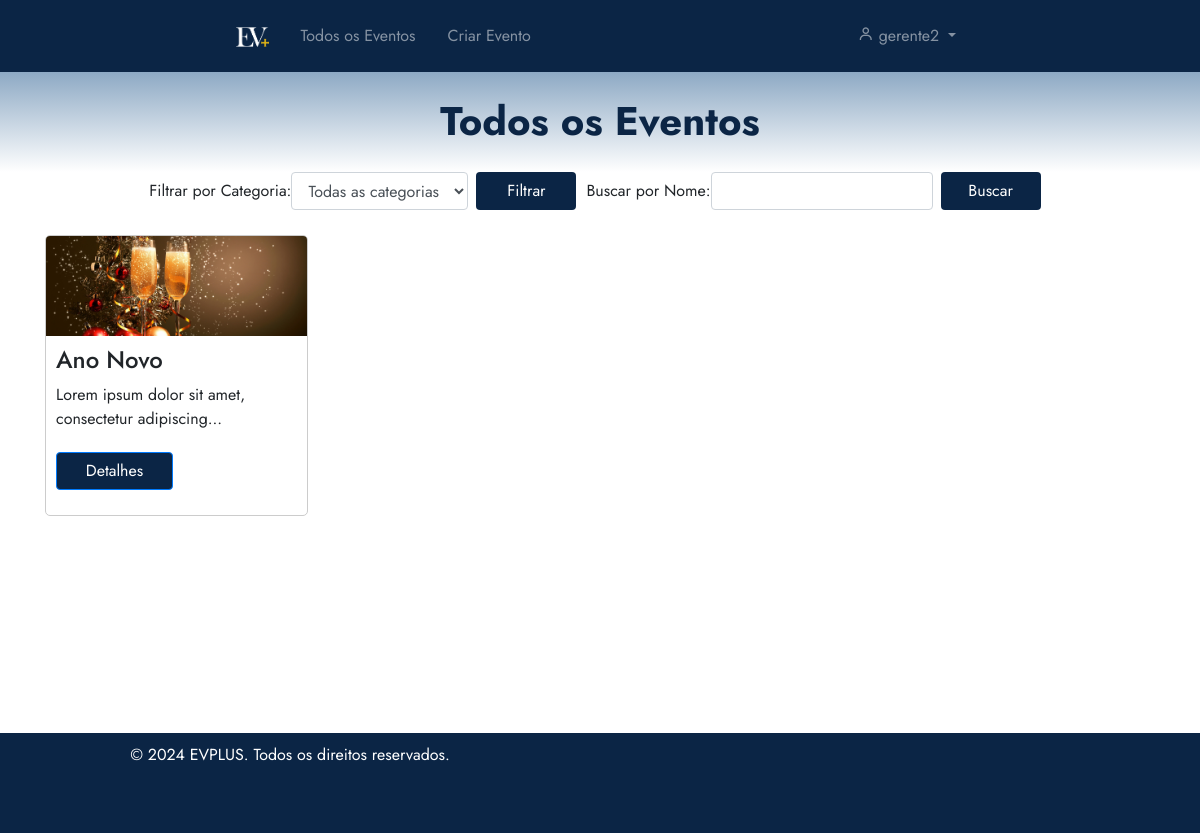
The app's page /eventos/todos-eventos/ (signed in) with its own data.
### eventos/models.py (models this page shows, shortened)
class Evento(models.Model):
    user = models.ForeignKey(User, on_delete=models.CASCADE)
    clients = models.ManyToManyField(User, through='Inscricao', related_name='eventos')
    name = models.CharField(max_length=100)
    description = models.TextField()
    local = models.CharField(max_length=100)
    date = models.DateField()
    time = models.TimeField()
    category = models.CharField(max_length=100)
    banner = models.ImageField(null=True, blank=True, upload_to='banners/')
    limite_inscricoes = models.PositiveIntegerField(null=True, blank=True, verbose_name="Limite de Inscrições")
    finalizado = models.BooleanField(default=False)
    certificados = models.ManyToManyField(User, through='Certificado', related_name='eventos_certificados')
    avaliacoes = models.ManyToManyField(User, through='Avaliacao', related_name='eventos_avaliados')

### eventos/views.py (the view)
# urls.py: path('todos-eventos/', views.listarTodosEventos, name='todos_eventos'),
def listarTodosEventos(request):
    finalizarEventosVencidos()
    categoria = request.GET.get('categoria')
    nome = request.GET.get('nome')
    eventosDisponiveis = Evento.objects.filter(finalizado=False)
    if categoria:
        eventosDisponiveis = eventosDisponiveis.filter(category=categoria)
    if nome:
        eventosDisponiveis = eventosDisponiveis.filter(name__icontains=nome)
    for evento in eventosDisponiveis:
        if len(evento.name) > 15:
            evento.name = evento.name[:15] + '...'
        if len(evento.description) > 50:
            evento.description = evento.description[:50] + '...'
    return render(request, 'todosEventos.html', {'eventos': eventosDisponiveis})

### eventos/views.py (called while the page is built)
def finalizarEventosVencidos():
    eventos_vencidos = Evento.objects.filter(finalizado=False, date__lt=timezone.now())
    for evento in eventos_vencidos:
        evento.finalizado = True
        evento.save()

### eventos/templates/todosEventos.html (shortened to what this page needs)
{% extends 'base.html' %}
{% load static %}
{% block 'head' %}
    <link rel="stylesheet" href="{% static 'eventos/css/todosEventos.css' %}">
{% endblock %}
{% block 'dashboard' %}
    <div class="container">
        <div class="row">
            <div class="col-md-12">
                <form method="GET" action="{% url 'eventos:todos_eventos' %}" class="form-inline">
                    <div class="form-group mr-2">
                        <label for="categoria">Filtrar por Categoria:</label>
                        <select class="form-control" id="categoria" name="categoria">
                            <option value="">Todas as categorias</option>
                        </select>
                    </div>
                    <button type="submit" class="btn btn-filter">Filtrar</button>
                    <div class="form-group">
                        <label for="nome">Buscar por Nome:</label>
                        <input type="text" class="form-control mr-2" id="nome" name="nome">
                    </div>
                    <button type="submit" class="btn btn-filter">Buscar</button>
                </form>
            </div>
        </div>
        <div class="row" style="margin-bottom: 200px;">
            {% for evento in eventos %}
                <div class="col-md-4">
                    <div class="evento-card">
                        {% if evento.banner %}
                            <div class="evento-thumbnail" style="background-image: url('{{ evento.banner.url }}')"></div>
                        {% else %}
                            <img src="{% static 'images/placeholder10.jpg' %}" alt="Banner do Evento" class="evento-thumbnail">
                        {% endif %}
                        <div class="evento-info">
                            <h4>{{ evento.name }}</h4>
                            <p>{{ evento.description }}</p>
                            <a href="{% url 'eventos:detalhes_evento' evento.id %}" class="btn btn-primary">Detalhes</a>
                        </div>
                    </div>
                </div>
            {% endfor %}
        </div>
    </div>
{% endblock %}

### templates/base.html (shortened to what this page needs)
{% load static %}
<!doctype html>
<html lang="pt-BR">
<head>
  <link rel="stylesheet" href="https://cdn.jsdelivr.net/npm/bootstrap@4.6.1/dist/css/bootstrap.min.css">
  <link rel="stylesheet" href="{% static 'general/css/base.css' %}">
  <link rel="stylesheet" href="{% static 'general/css/general.css' %}">
  <link href='https://unpkg.com/boxicons@2.0.7/css/boxicons.min.css' rel='stylesheet'>
  {% block 'head' %}{% endblock %}
</head>
<body>
  <nav class="navbar navbar-expand-lg navbar-dark p-3">
    <div class="container-fluid">
      <a class="navbar-brand" href="{% url 'home' %}" style="margin-left: 205px;">
        <img src="{% static 'images/LOGO.png' %}" alt="Logo" class="logo">
      </a>
      <div class="collapse navbar-collapse" id="navbarSupportedContent">
        <ul class="navbar-nav mr-auto">
          <li class="nav-item">
            <a class="nav-link mx-2" href="{% url 'eventos:todos_eventos' %}">Todos os Eventos</a>
          </li>
          {% if user.is_authenticated %}
          {% if perms.eventos.add_evento %}
          <li class="nav-item">
            <a class="nav-link mx-2" href="{% url 'eventos:eventos' %}">Criar Evento</a>
          </li>
          {% endif %}
          {% endif %}
        </ul>
        <ul class="navbar-nav ml-auto" style="margin-right: 205px;">
          <li class="nav-item dropdown">
            <a class="nav-link dropdown-toggle" href="#" id="navbarDropdown" role="button" data-toggle="dropdown" aria-haspopup="true" aria-expanded="false">
              <i class='bx bx-user'></i>
              {% if user.is_authenticated %}
                {{ user.username }}
              {% else %}
                <span class="logged-out-indicator">Entre na sua conta!</span>
              {% endif %}
            </a>
          </li>
        </ul>
      </div>
    </div>
  </nav>
  <section class="home-section">
    <div class="page-topo" id="page-topo">
      <h1 class="main-title" id="page-topo-title"></h1>
    </div>
    {% block 'dashboard' %}
    {% endblock %}
  </section>
  <footer class="footer">
    <div class="container">
        <div class="row">
            <div class="col-md-6">
                <p style="margin-right: 50px;">&copy; 2024 EVPLUS. Todos os direitos reservados.</p>
            </div>
        </div>
    </div>
  </footer>
</body>
</html>

### templates/static/general/css/base.css (style rules this page uses)
* { margin: 0; padding: 0; box-sizing: border-box; font-family: "Jost" , sans-serif; }
.main-title { position: relative; color: var(--dark-color); font-size: 40px; top: 25px; font-weight: bold; text-align: center; z-index: 3; }
.page-topo { position: relative; margin-left: 0px; width: 100%; height: 100px; background-image: linear-gradient(to bottom, var(--main-color), white); z-index: 2; }
.logo { max-height: 20px; transition: max-height 0.5s ease; }
.footer { position: relative; bottom: 0; width: 100%; height: 100px; background-color: var(--dark-color); color: white; text-align: center; padding-top: 10px; margin-top: 20px; }
.navbar { --dark-color: #0b2545; background-color: var(--dark-color); }

### templates/static/general/css/general.css (style rules this page uses)
:root { --main-color: #8da9c4; --dark-color: #0b2545; --light-color: #eef4ed; --contrast-color: #467afd; --differential-color: #134074; }

### templates/static/eventos/css/todosEventos.css (style rules this page uses)
.btn-primary { width: 117px; background-color: var(--dark-color); margin-top: 5px; margin-bottom: 15px; }
.btn-filter { height: 38px; width: 100px; background-color: var(--dark-color); padding: 5px; color: white; margin-right: 10px; }
.form-inline { margint-top: 20px; margin-bottom: 15px; display: flex; justify-content: center; }

### eventos/templates/todosEventos.html (style rules this page uses)
.evento-card { display: inline-block; width: 263px; margin: 10px; border: 1px solid #ccc; border-radius: 5px; overflow: hidden; }
.evento-thumbnail { width: 100%; height: 100px; background-size: cover; background-position: center; }
.evento-info { padding: 10px; }
.col-md-4 { margin-right: -90px; margin-left: -10px; }

### records on screen
Evento: banner (picture), name "Ano Novo", description "Lorem ipsum dolor sit amet, consectetur adipiscing..."

### other values on screen
{{ user.username }} "gerente2"
